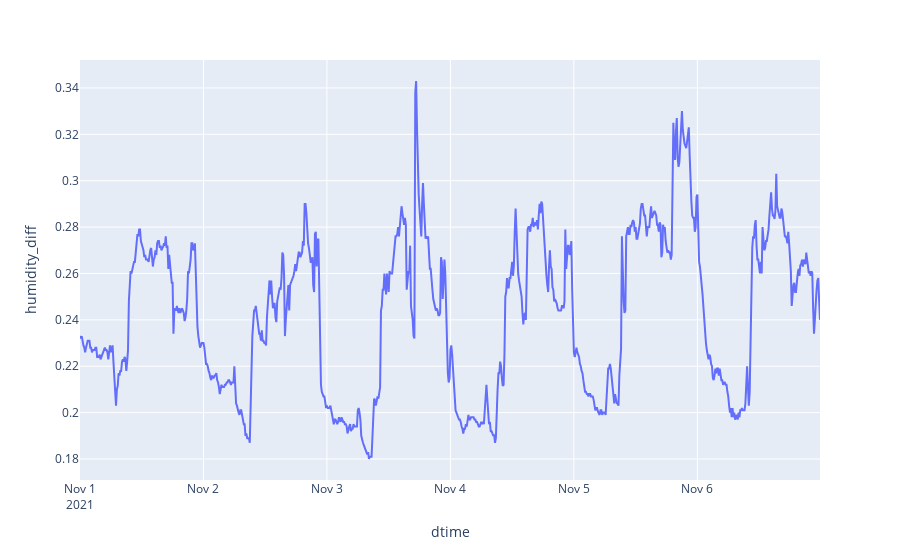
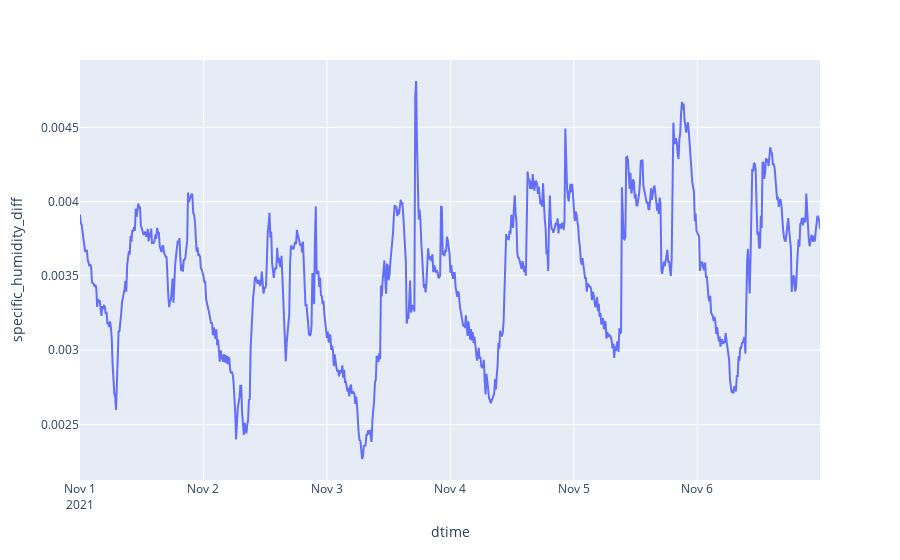
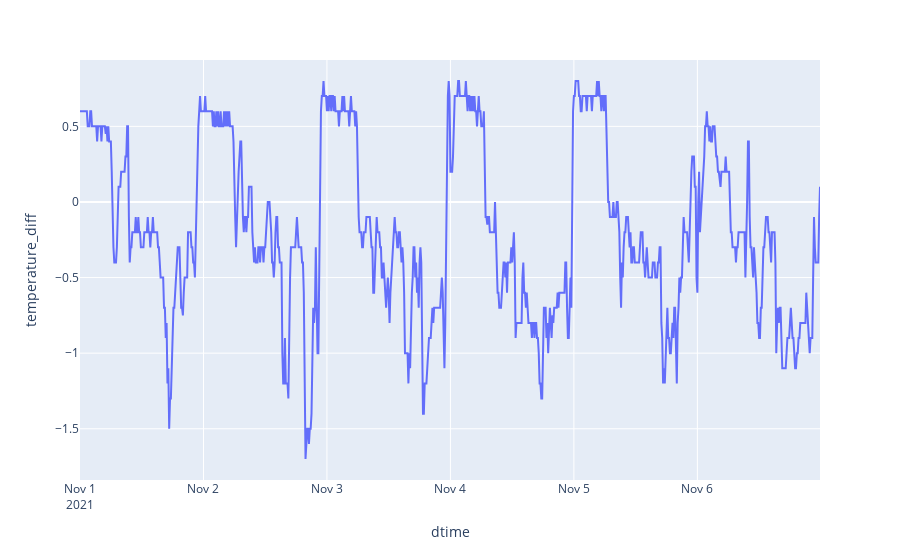

The notebook cell these images were saved under, in order:
### Markdown cell above
#### Time series

### Code cell
# subset df for better viewing
df1 = df.loc[(datetime.datetime(2021,11,1) <= df.index) & (df.index < datetime.datetime(2021,11,7))]
# sns.lineplot(x="dtime", y="humidity_inside", data=df1)

# Rescale



# figh = px.line(df1, x=df1.index, y=["humidity_inside", "humidity_outside"])
# figh.show()
# figsh = px.line(df1, x=df1.index, y=["specific_humidity_inside", "specific_humidity_outside"])
# figsh.show()
# fighd = px.line(df1, x=df1.index, y="humidity_diff")
# fighd.show()
figshd = px.line(df1, x=df1.index, y="specific_humidity_diff")
figshd.show()

figt = px.line(df1, x=df1.index, y="temperature_diff")
figt.show()
# fightd = px.line(df1, x=df1.index, y="ht_diff")
# fightd.show()
# figshtd = px.line(df1, x=df1.index, y="sht_diff")
# figshtd.show()

### Figure 1 — Plotly figure (JSON) as saved in the notebook; plotly's stock layout.template omitted (floating-point values rounded to 4 significant figures; data arrays with more than 128 entries replaced by an {"elided": "..."} marker saying what was removed)
{"data": [{"hovertemplate": "dtime=%{x}<br>humidity_diff=%{y}<extra></extra>", "legendgroup": "", "line": {"color": "#636efa", "dash": "solid"}, "marker": {"symbol": "circle"}, "mode": "lines", "name": "", "orientation": "v", "showlegend": false, "type": "scatter", "x": {"elided": "864 str values"}, "xaxis": "x", "y": {"elided": "864 float values"}, "yaxis": "y"}], "layout": {"legend": {"tracegroupgap": 0}, "margin": {"t": 60}, "xaxis": {"anchor": "y", "domain": [0, 1], "title": {"text": "dtime"}}, "yaxis": {"anchor": "x", "domain": [0, 1], "title": {"text": "humidity_diff"}}}}

### Figure 2 — Plotly figure (JSON) as saved in the notebook; plotly's stock layout.template omitted (floating-point values rounded to 4 significant figures; data arrays with more than 128 entries replaced by an {"elided": "..."} marker saying what was removed)
{"data": [{"hovertemplate": "dtime=%{x}<br>specific_humidity_diff=%{y}<extra></extra>", "legendgroup": "", "line": {"color": "#636efa", "dash": "solid"}, "marker": {"symbol": "circle"}, "mode": "lines", "name": "", "orientation": "v", "showlegend": false, "type": "scatter", "x": {"elided": "864 str values"}, "xaxis": "x", "y": {"elided": "864 float values"}, "yaxis": "y"}], "layout": {"legend": {"tracegroupgap": 0}, "margin": {"t": 60}, "xaxis": {"anchor": "y", "domain": [0, 1], "title": {"text": "dtime"}}, "yaxis": {"anchor": "x", "domain": [0, 1], "title": {"text": "specific_humidity_diff"}}}}

### Figure 3 — Plotly figure (JSON) as saved in the notebook; plotly's stock layout.template omitted (floating-point values rounded to 4 significant figures; data arrays with more than 128 entries replaced by an {"elided": "..."} marker saying what was removed)
{"data": [{"hovertemplate": "dtime=%{x}<br>temperature_diff=%{y}<extra></extra>", "legendgroup": "", "line": {"color": "#636efa", "dash": "solid"}, "marker": {"symbol": "circle"}, "mode": "lines", "name": "", "orientation": "v", "showlegend": false, "type": "scatter", "x": {"elided": "864 str values"}, "xaxis": "x", "y": {"elided": "864 float values"}, "yaxis": "y"}], "layout": {"legend": {"tracegroupgap": 0}, "margin": {"t": 60}, "xaxis": {"anchor": "y", "domain": [0, 1], "title": {"text": "dtime"}}, "yaxis": {"anchor": "x", "domain": [0, 1], "title": {"text": "temperature_diff"}}}}
